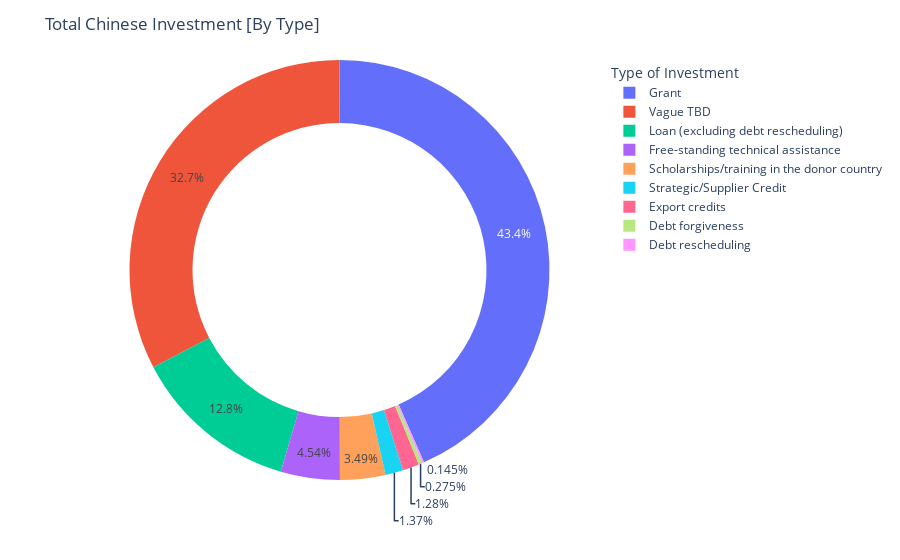

Notebook code cell kept with this figure:
### Markdown cell above
### Dougnut Chart

### Code cell
values = ms['flow'].value_counts()
class_ = pd.unique(ms['flow'])

fig = px.pie(ms, values=values, labels=class_, names = class_, hole=.7)
fig.update_layout(
    
    title = "Total Chinese Investment [By Type]",
    legend_title_text='Type of Investment',
    showlegend=True
    
)

fig.show()

### Figure 1 — Plotly figure (JSON) as saved in the notebook; plotly's stock layout.template omitted (floating-point values rounded to 4 significant figures)
{"data": [{"domain": {"x": [0, 1], "y": [0, 1]}, "hole": 0.7, "hovertemplate": "label=%{label}<br>value=%{value}<extra></extra>", "labels": ["Grant", "Vague TBD", "Loan (excluding debt rescheduling)", "Free-standing technical assistance", "Scholarships/training in the donor country", "Strategic/Supplier Credit", "Export credits", "Debt forgiveness", "Debt rescheduling"], "legendgroup": "", "name": "", "showlegend": true, "type": "pie", "values": [2687, 2022, 794, 281, 216, 85, 79, 17, 9]}], "layout": {"autosize": true, "legend": {"title": {"text": "Type of Investment"}, "tracegroupgap": 0}, "margin": {"t": 60}, "showlegend": true, "title": {"text": "Total Chinese Investment [By Type]"}}}
